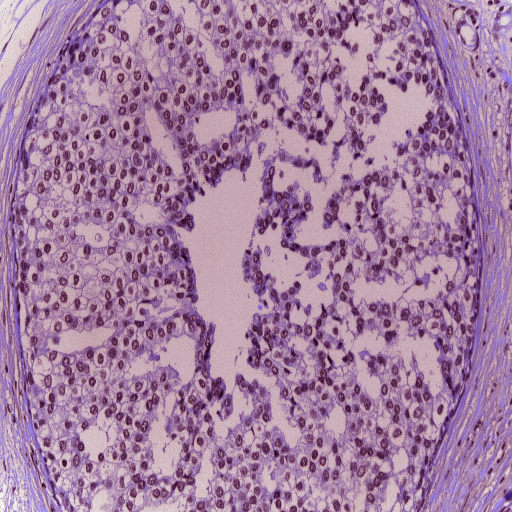
#> input picture imageprocessor/sample_images/InSitu1.tif, 512 x 512 px
$ python -i processing.py   (imports and definitions only)
#> lines starting #> are read from the running program, lines starting #| are printed output that depends on the picture
#> further down, picture is the input picture: shape (512, 512, 3); mean B, G, R 160, 126.1, 163.5

import numpy as np
import cv2
import random


# [84 lines left out: functions normalize_staining, hematoxylin_eosin_aug, not called in this run]

def clip(img, dtype, maxval):
    return np.clip(img, 0, maxval).astype(dtype)

def HorizontalFlip(img):
    img = cv2.flip(img, 1)
    return img


def VerticalFlip(img):
    img = cv2.flip(img, 0)
    return img

# [42 lines left out: functions RandomRotate, RandomContrast, RandomBrightness, CenterCrop, not called in this run]

def RandomHueSaturationValue(img):

    hue_shift_limit=(-10, 10)
    sat_shift_limit=(-25, 25)
    val_shift_limit=(-25, 25)

    img = cv2.cvtColor(img, cv2.COLOR_BGR2HSV)
#> img: shape (512, 512, 3); mean H, S, V 154.5, 69.9, 168
    h, s, v = cv2.split(img)
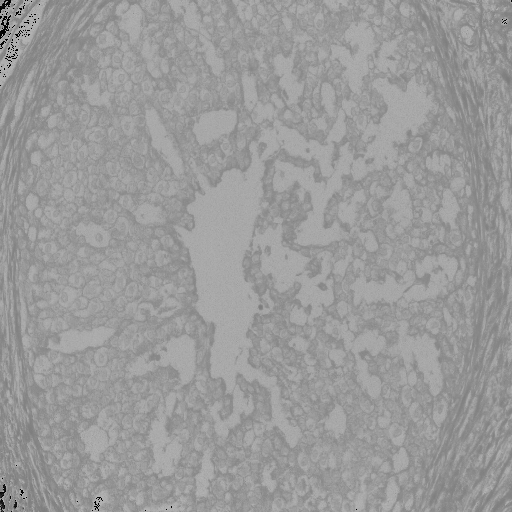
#> h: shape (512, 512); min 0, max 179, mean 154.5
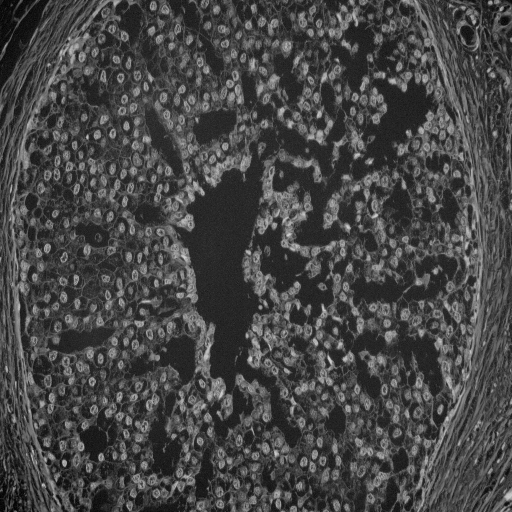
#> s: shape (512, 512); min 2, max 209, mean 69.9
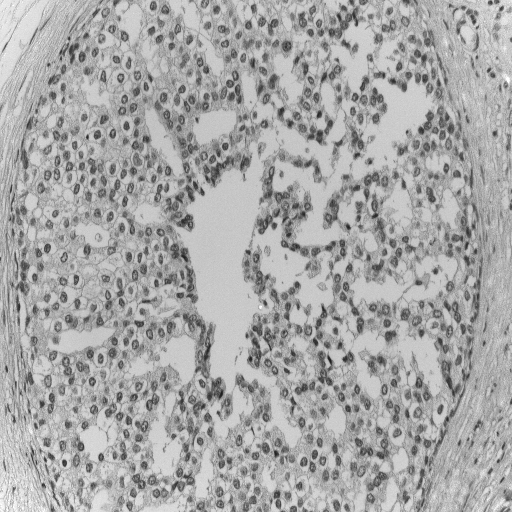
#> v: shape (512, 512); min 30, max 255, mean 168
    hue_shift = np.random.uniform(hue_shift_limit[0], hue_shift_limit[1])
    h = cv2.add(h, hue_shift)
    sat_shift = np.random.uniform(sat_shift_limit[0], sat_shift_limit[1])
    s = cv2.add(s, sat_shift)
    val_shift = np.random.uniform(val_shift_limit[0], val_shift_limit[1])
    v = cv2.add(v, val_shift)
    img = cv2.merge((h, s, v))
#> img: shape (512, 512, 3); mean H, S, V 155.5, 80.9, 173
    img = cv2.cvtColor(img, cv2.COLOR_HSV2BGR)
    return img

>>> import cv2
>>> picture = cv2.imread('../sample_images/InSitu1.tif')
>>> result = RandomHueSaturationValue(picture)

$ run again, on imageprocessor/sample_images/InSitu2.tif
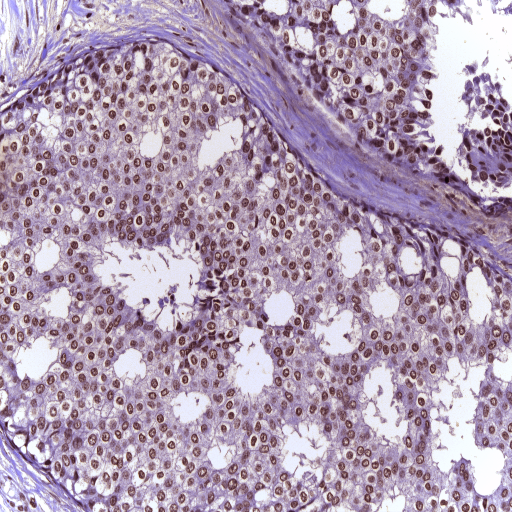
#> input picture imageprocessor/sample_images/InSitu2.tif, 512 x 512 px
#> picture is the input picture: shape (512, 512, 3); mean B, G, R 178.3, 156.7, 175.4
#> in RandomHueSaturationValue, `h, s, v = cv2.split(img)`:
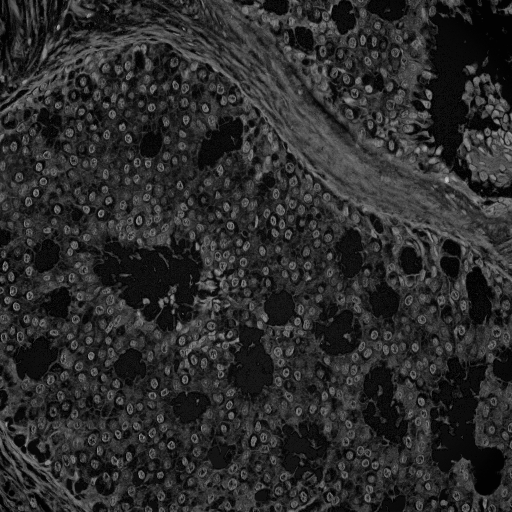
#> s: shape (512, 512); min 0, max 200, mean 43.6
#> in RandomHueSaturationValue, `h, s, v = cv2.split(img)`:
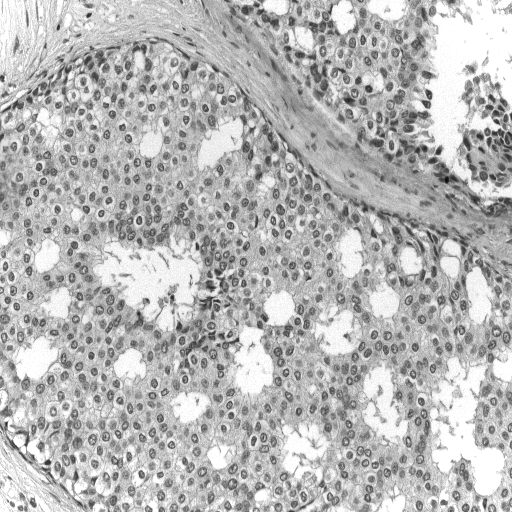
#> v: shape (512, 512); min 14, max 255, mean 183.3

$ run again, on imageprocessor/sample_images/InSitu3.tif
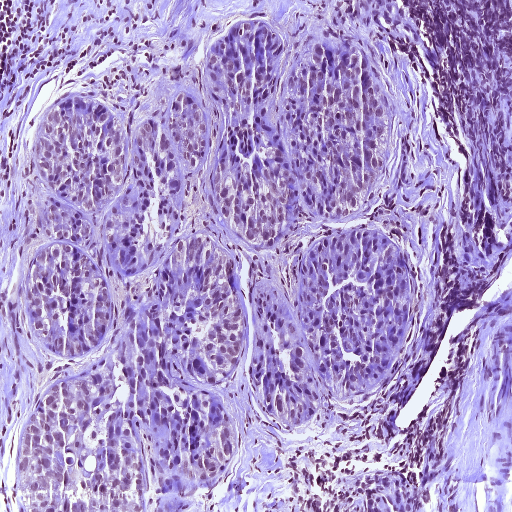
#> input picture imageprocessor/sample_images/InSitu3.tif, 512 x 512 px
#> picture is the input picture: shape (512, 512, 3); mean B, G, R 203.5, 152.2, 171.5
#> in RandomHueSaturationValue, `h, s, v = cv2.split(img)`:
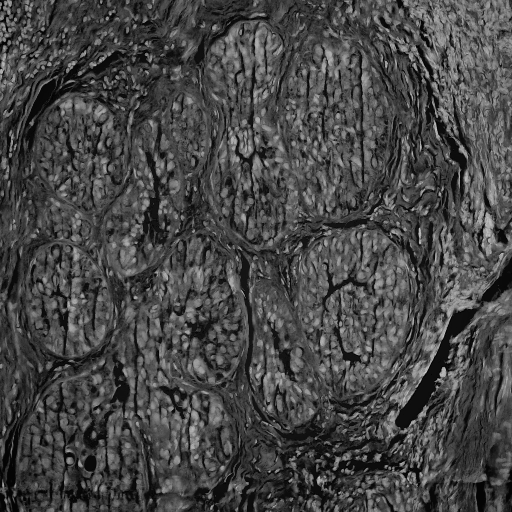
#> s: shape (512, 512); min 0, max 206, mean 70.7
#> in RandomHueSaturationValue, `h, s, v = cv2.split(img)`:
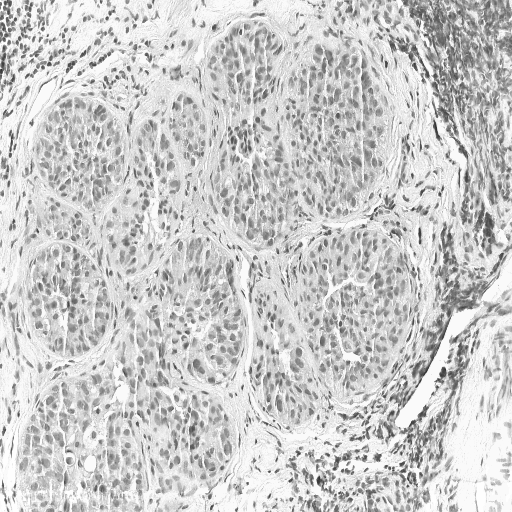
#> v: shape (512, 512); min 47, max 254, mean 203.6

$ run again, on imageprocessor/sample_images/Invasive1.tif
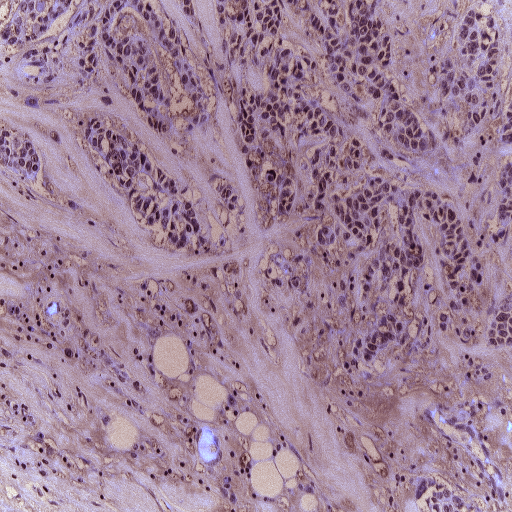
#> input picture imageprocessor/sample_images/Invasive1.tif, 512 x 512 px
#> picture is the input picture: shape (512, 512, 3); mean B, G, R 152.8, 130.4, 159.2
#> in RandomHueSaturationValue, `h, s, v = cv2.split(img)`:
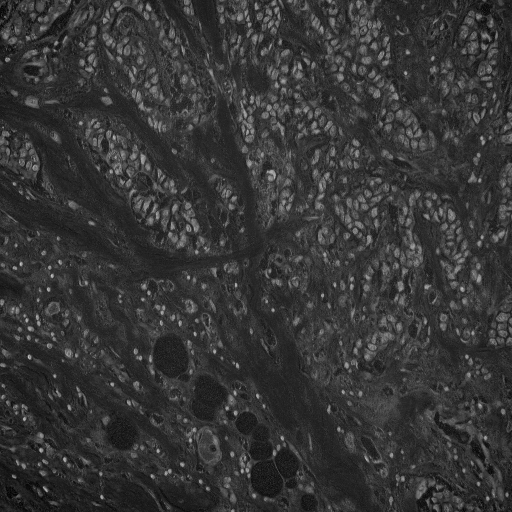
#> s: shape (512, 512); min 1, max 199, mean 53.9
#> in RandomHueSaturationValue, `h, s, v = cv2.split(img)`:
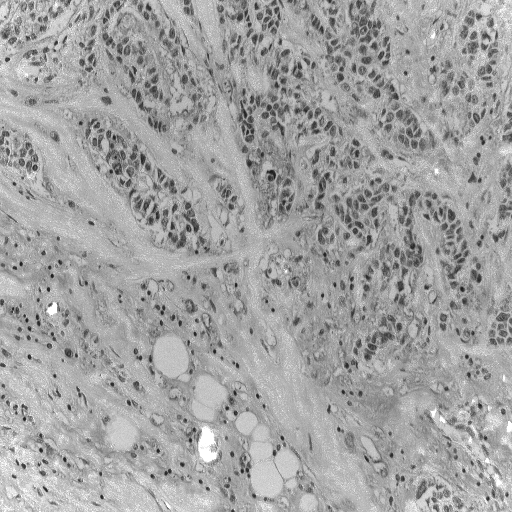
#> v: shape (512, 512); min 25, max 255, mean 162.4
